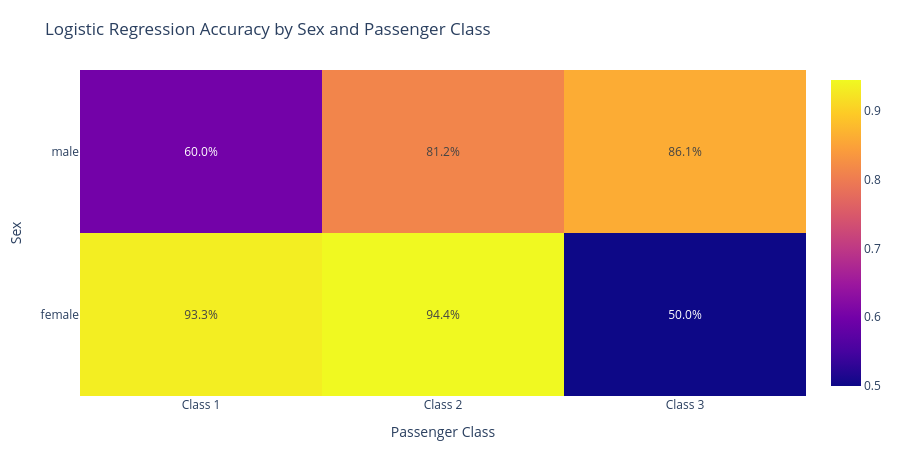

Notebook cell for this chart:
### Markdown cell above
**Accuracy by sex and passenger class**

### Code cell
# Prepare matrix for the heatmap
heatmap_acc = (
    lr_acc_sex_pclass.pivot(index="Sex", columns="Pclass", values="Accuracy")
    .reindex(index=["female", "male"], columns=[1, 2, 3])
)

heatmap_n = (
    lr_acc_sex_pclass.pivot(index="Sex", columns="Pclass", values="n")
    .reindex(index=["female", "male"], columns=[1, 2, 3])
)

# Custom hover data with subgroup sizes
customdata = np.dstack([heatmap_n.values])

fig = go.Figure(
    data=go.Heatmap(
        z=heatmap_acc.values,
        x=[f"Class {col}" for col in heatmap_acc.columns],
        y=heatmap_acc.index,
        text=(heatmap_acc.values * 100).round(1),
        texttemplate="%{text:.1f}%",
        customdata=customdata,
        hovertemplate=(
            "<b>%{y}, %{x}</b><br>"
            "Accuracy: %{z:.1%}<br>"
            "n: %{customdata[0]}<extra></extra>"
        )
    )
)

fig.update_layout(
    title="Logistic Regression Accuracy by Sex and Passenger Class",
    xaxis_title="Passenger Class",
    yaxis_title="Sex",
    height=450,
    margin=dict(t=70, r=40, b=50, l=80)
)

fig.show()

### Figure 1 — Plotly figure (JSON) as saved in the notebook; plotly's stock layout.template omitted (floating-point values rounded to 4 significant figures)
{"data": [{"customdata": [[15, 18, 28], [30, 16, 72]], "hovertemplate": "<b>%{y}, %{x}</b><br>Accuracy: %{z:.1%}<br>n: %{customdata[0]}<extra></extra>", "text": [[93.3, 94.4, 50.0], [60.0, 81.2, 86.1]], "texttemplate": "%{text:.1f}%", "type": "heatmap", "x": ["Class 1", "Class 2", "Class 3"], "y": ["female", "male"], "z": [[0.9333, 0.9444, 0.5], [0.6, 0.8125, 0.8611]]}], "layout": {"height": 450, "margin": {"b": 50, "l": 80, "r": 40, "t": 70}, "title": {"text": "Logistic Regression Accuracy by Sex and Passenger Class"}, "xaxis": {"title": {"text": "Passenger Class"}}, "yaxis": {"title": {"text": "Sex"}}}}
